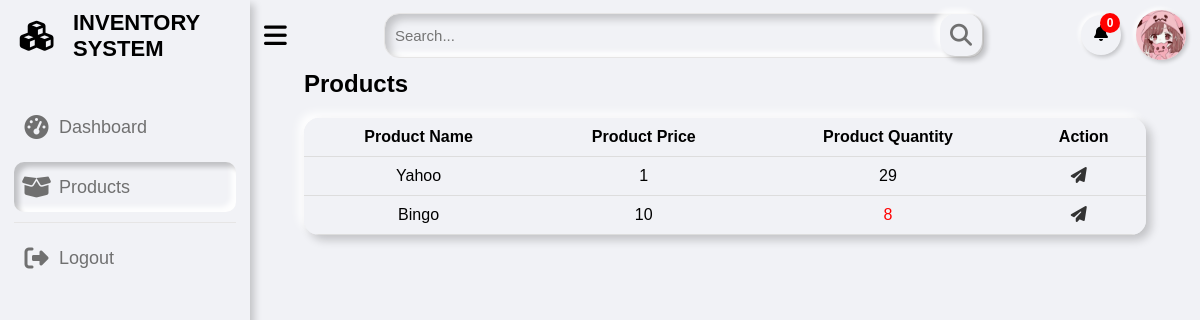
Page /pages/supplier_product.php (signed in) on the earlier database version.
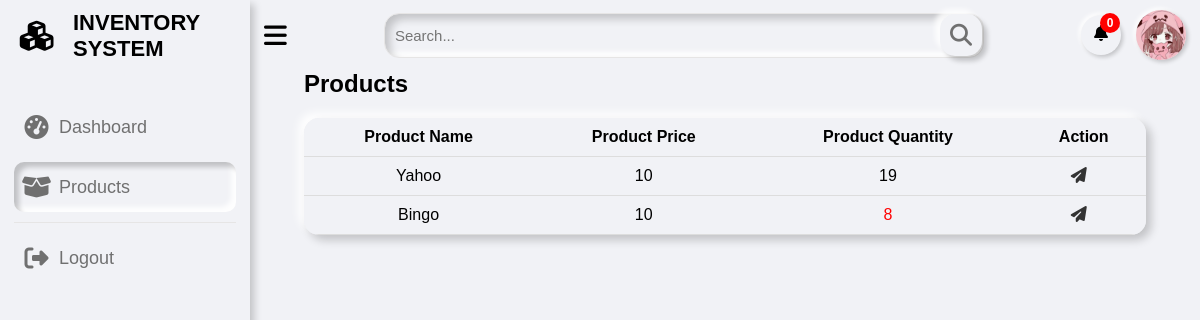
Same page on the later database version.
### tables this page shows
CREATE TABLE `product_details` (
  `product_id` int(11) NOT NULL,
  `product_quantity` int(11) NOT NULL,
  `product_price` int(11) NOT NULL
);

CREATE TABLE `product` (
  `product_id` int(11) NOT NULL,
  `product_name` varchar(255) DEFAULT NULL,
  `supplier_id` int(11) DEFAULT NULL
);

### pages/supplier_product.php (the view, shortened to what this page needs)
<?php
if (isset($_SESSION['id']) && isset($_SESSION['username']) && $_SESSION['role'] === 'supplier') {
?>
<?php
  include "../includes/supplier_sidebar.php";
  include "../includes/supplier_topbar.php";
?>
<div class="dash-content">
  <h2>
    Products
  </h2>
    <?php
    $sql = "SELECT p.product_id, p.product_name, pd.product_price, pd.product_quantity, p.supplier_id FROM product p, product_details pd WHERE p.product_id = pd.product_id";
    $result = $pdo->query($sql);
    if ($result->rowCount() > 0) {
      echo "<table class='product-table'>";
      echo "<tr><th>Product Name</th><th>Product Price</th><th>Product Quantity</th><th>Action</th></tr>";
      while ($row = $result->fetch(PDO::FETCH_ASSOC)) {
        $quantityColor = ($row['product_quantity'] <= 10) ? 'red' : 'black';
        echo "<tr>";
        echo "<td>" . $row['product_name'] . "</td>";
        echo "<td>" . $row['product_price'] . "</td>";
        echo "<td style='color: " . $quantityColor . "'>" . $row['product_quantity'] . "</td>";
        echo "<td><a href='#' class='message-icon' data-product-id='" . $row['product_id'] . "'><i class='fas fa-paper-plane'></i></a></td>";
        echo "</tr>";
      }
      echo "</table>";
    } else {
      echo "No stores found.";
    }
  ?>
<?php
  include "../includes/footbar.php";
?>
<?php
} else {
    header("Location: ../index.php?error=access_error");
    exit();
}
?>

Differences in the rows shown:
changed product_details "Yahoo": product_price "1" → "10"; product_quantity "29" → "19"
